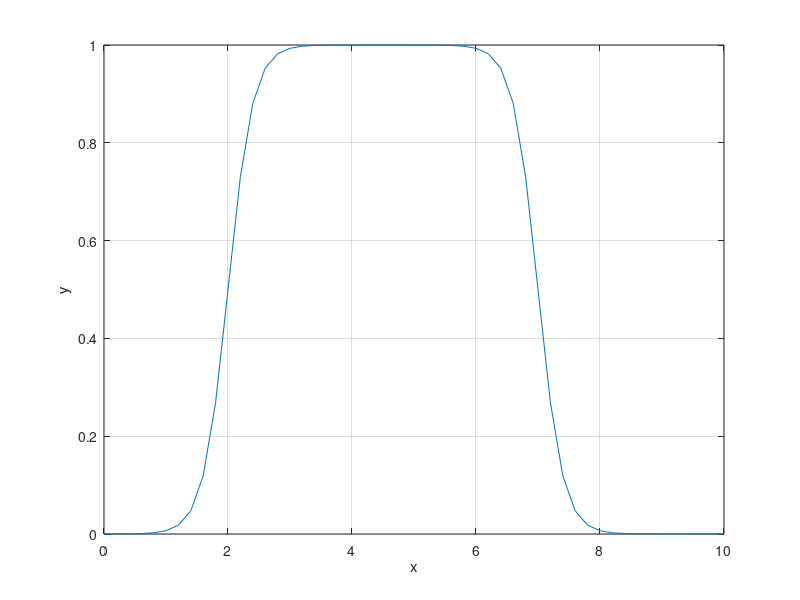

MATLAB code for this plot:
%{
% Скрипт демонструє комбіновану сигмоїдальну функцію dsigmf, що створює “вікно” належності.
% Мета – показати, як вибір параметрів двох сигмоїд формує область високої належності між центрами.
% Кроки: сформувати універсум дискурсу, обчислити dsigmf із заданими параметрами та побудувати графік.
%}
x = (0:0.2:10); % Формує вектор значень універсуму дискурсу від 0 до 10 з кроком 0.2
y = dsigmf(x,[5 2 5 7]); % Обчислює комбіновану сигмоїдальну функцію з параметрами [a1 c1 a2 c2]
plot(x,y); % Будує графік отриманої функції належності
grid; % Вмикає сітку для полегшення аналізу форми кривої
ylabel('y'); % Підписує вісь ординат як значення ступеня належності
xlabel('x') % Пояснює вісь абсцис як універсум дискурсу
